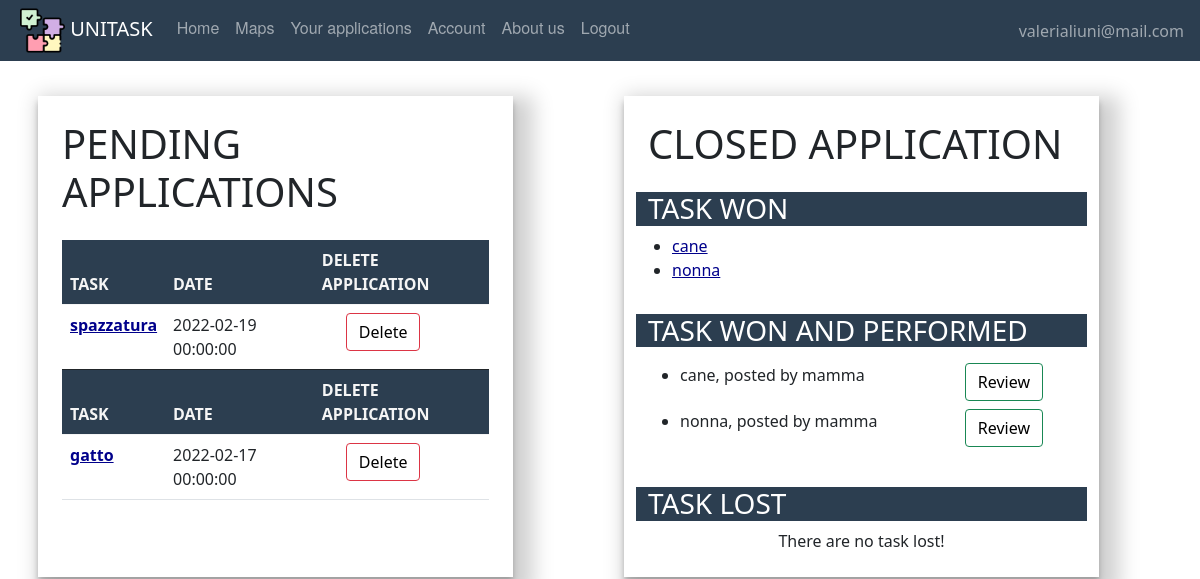
Screenshot of /listapplications (signed in) with the database file from the repository.
### website/models.py (models this page shows, shortened)
class User(db.Model, UserMixin):
    id = db.Column(db.Integer, primary_key=True)
    email = db.Column(db.String(150), unique=True)
    password = db.Column(db.String(150))
    first_name = db.Column(db.String(150))
    surname = db.Column(db.String(150))
    type = db.Column(db.String(20))
    reviewsposted = db.relationship('Review', foreign_keys='Review.id_reviewer',
                                    backref='author')
    reviewsreceived = db.relationship('Review', foreign_keys='Review.id_reviewed',
                                      backref='received')
    __mapper_args__ = {
        'polymorphic_on': type,
        'polymorphic_identity': 'user',
    }

class Offer(db.Model, UserMixin):
    id = db.Column(db.Integer, primary_key=True)
    title = db.Column(db.String(150))
    description = db.Column(db.String(150))
    address = db.Column(db.String(150))
    placeId = db.Column(db.String(150))
    lat = db.Column(db.Float)
    lng = db.Column(db.Float)
    date = db.Column(db.DateTime(timezone=True), default=func.now())
    isAss = db.Column(db.Boolean, default=False)
    date_task = db.Column(db.DateTime(timezone=True))
    id_adult = db.Column(db.Integer, db.ForeignKey('adult.id'))
    scelta = db.Column(db.Integer, db.ForeignKey('student.id'))
    isPerf = db.Column(db.Boolean, default=False)
    rece = db.relationship('Review', backref='recensione')
    isClosed = db.Column(db.Boolean, default=False)

### website/views.py (the view)
@views.route('/listapplications', methods=['GET', 'POST'])
@login_required  # every time we go to the home page
def listapplications():
    return render_template("Student/listapplication.html", user=current_user)

### website/__init__.py (called while the page is built)
def create_app():
    app = Flask(__name__)
    app.config['SECRET_KEY'] = 'atrebunfigoassurdo'
    app.config['SQLALCHEMY_DATABASE_URI'] = 'sqlite:///'+ DB_NAME
    db.init_app(app)
    from .views import views  # We imported the name of the blueprint
    from .auth import auth
    app.register_blueprint(views, url_prefix="/")  # Stiamo dicendo come sono definite le pagine e dove sono
    app.register_blueprint(auth, url_prefix="/")
    from .models import User, Offer, Adult, Student
    create_database(app)
    login_manager = LoginManager()
    login_manager.login_view = 'auth.login'  # dove vogliamo mandare l'user se non loggato
    login_manager.init_app(app)
    @login_manager.user_loader
    def load_user(id):
        return User.query.get(int(id))
    return app

### website/models.py (called while the page is built)
    def taskwon(self):
        ltaskwon = []
        for off in self.applications:
            if off.scelta == self.id:
                ltaskwon.append(off)
        return ltaskwon

    def taskwonandperform(self):
        t = []
        for off in self.applications:
            if off.scelta == self.id and off.isPerf:
                t.append(off)
        return t

    def tasklost(self):
        t = []
        for off in self.applications:
            if off.scelta != self.id and off.scelta:
                t.append(off)
        return t

    def getapplications(self):
        t=self.applications
        return t

### website/templates/Student/listapplication.html (shortened to what this page needs)
{% extends "base.html" %}
{% block content%}
    <br />
    <div class="container">
        <div class="row">
            <div class="col-5 p-4 m-2 col-page">
                <h1 align="left" class="mb-4">PENDING APPLICATIONS</h1>
                <table class="table table-hover">
                        {%set  l = user.getapplications() %}
                        {% if l %}
                            {% for offer in l %}
                            {% if offer.isAss==False %}
                                <thead class="thead-dark" style="color:whitesmoke; background:#2c3e50">
                                    <tr>
                                        <th scope="col">TASK</th>
                                        <th scope="col">DATE</th>
                                        <th scope="col">DELETE APPLICATION</th>
                                    </tr>
                                </thead>
                                <tbody>
                                    <tr>
                                        <th scope="row"><a style="color:darkblue" href={{ url_for('views.task', task_id=offer.id) }} >{{ offer.title }}</a></th>
                                        <td>{{ offer.date_task }}</td>
                                        <td><button type="button"  class="btn btn-outline-danger mx-4"><a class="delete-button" href={{ url_for('views.deleteapplication', task_id=offer.id) }} > Delete</a></button></td>
                                    </tr>
                                </tbody>
                            {% endif %}
                        {% endfor %}
                        {% else %}
                            No task pending
                        {% endif %}
                </table>
            </div>
        <div class="col-1"></div>
            <div class="col-5 p-4 m-2 col-page">
                <h1 align="left" class="mb-4">CLOSED APPLICATION</h1>
                <div class="row">
                    <h3 align="left" style="color: white; background: #2c3e50">TASK WON</h3>
                    {%set  l = user.taskwon() %}
                    {% if l %}
                        <ul class="mx-4">
                        {% for offer in l %}
                        <li>
                            <a style="color:darkblue" href= {{ url_for('views.task', task_id=offer.id) }}>{{ offer.title }}</a>
                      </li>
                        {% endfor %}
                         </ul>
                    {% else %}
                        <div align="center">
                            We are sorry! You have no task won.
                        </div>
                    {% endif %}
                </div>
                <div class="row">
                    <h3 class="mt-3" align="left" style="color: white; background: #2c3e50">TASK WON AND PERFORMED</h3>
                    {%set  l = user.taskwonandperform() %}
                    {% if l %}
                    <ul>
                        {% for offer in l %}
                            <div class="m-2" style="display: flex; justify-content: space-between">
                            <li class="mx-4">
                                {{ offer.title }}, posted by {{offer.poster.first_name}} </li>
                            {% if not offer.isClosed %}
                                <button style="" type="button" class="btn btn-outline-success mx-4"> <a class="review-button" shref={{ url_for('views.writereview', task_id=offer.id) }} > Review </a></button>
                                </div>
                            {% endif %}
                        {% endfor %}
                        </ul>
                    {% else %}
                        <div align="center">
                            We are sorry! You have no task won.
                        </div>
                    {% endif %}
                </div>
                <div class="row">
                    <h3 class="mt-3" align="left" style="color: white; background: #2c3e50">TASK LOST</h3>
                    {%set  l = user.tasklost() %}
                    {% if l %}
                        <ul class="mx-4" style="list-style: none">
                        {% for offer in l %}
                            <li  align="center">
                            {{ offer.title }}</li>
                        {% endfor %}
                        </ul>
                    {% else %}
                        <div align="center">
                            There are no task lost!
                        </div>
                    {% endif %}
                </div>
            </div>
    </div>
    </div>
<br/><br/>
    <br/><br/><br/><br/>
{% endblock %}

### website/templates/base.html (shortened to what this page needs)
<!DOCTYPE html>
<html lang="">
  <head>
      <link href="/static/css/style.css" rel="stylesheet">
      <link href="https://cdn.jsdelivr.net/npm/bootstrap@5.0.2/dist/css/bootstrap.min.css" rel="stylesheet">
  </head>
  <body>
  <nav class="navbar fixed-top navbar-expand-lg navbar-dark">
    <ul class="navbar-nav mr-auto">
    <li>
    <a style="padding-left:1em;" class="navbar-brand" href="#">
        <img src="/static/images/pic/puzzle.png" width="45" height="45"/>
        UNITASK
    </a></li>
            {% if user.is_authenticated %}
                {% if user.type=='adult' %}
                    <li class="nav-item"><a class="nav-link" id="home" href="/">Home</a></li>
                    <li class="nav-item"><a class="nav-link" id="posttask" href="/posttask">Post a Task</a></li>
                    <li class="nav-item"><a class="nav-link" id="offer" href="/taskpending">Task Pending</a></li>
                    <li class="nav-item"><a class="nav-link" id="account" href="/account">Account</a></li>
                    <li class="nav-item"><a class="nav-link" id="aboutus" href="/about_us">About us</a></li>
                    <li class="nav-item"><a class="nav-link" id="logout" href="/logout">Logout</a></li>
                    {% elif user.type=='student' %}
                    <li class="nav-item"><a class="nav-link" id="offer" href="/offer">Home</a></li>
                    <li class="nav-item"><a class="nav-link" id="maps" href="/maps">Maps</a>
                    <li class="nav-item"><a class="nav-link" id="applications" href="/listapplications">Your applications</a></li>
                    <li class="nav-item"><a class="nav-link" id="account" href="/account">Account</a></li>
                    <li class="nav-item"><a class="nav-link" id="aboutus" href="/about_us">About us</a></li>
                    <li class="nav-item"><a class="nav-link" id="logout" href="/logout">Logout</a></li>
                    {% endif %}
                </ul>
                <ul class="navbar-nav ms-auto">
                <li class="nav-item">
                    <span style="padding-right:1em;" class="navbar-text d-flex justify-content-end">
                     {{ user.email}}
                       </span>
                </li>
                </ul>
                    {% else %}
                <li class="nav-item"><a class="nav-link" id="sign_up" href="/sign_up">Signup</a></li>
                <li class="nav-item"><a class="nav-link" id="login" href="/login">Login</a>
                <li class="nav-item"> <a class="nav-link" id="aboutus" href="/about_us">About us</a></li>
            {% endif %}
</nav>
    {% block content %}
    {% endblock %}
  </body>
</html>

### website/static/css/style.css (style rules this page uses)
body { padding-top:4em; }
.navbar { list-style-type: none; margin: 0; padding: 0; overflow: hidden; background-color: #2c3e50; }
.nav-link { display: block; color: white; text-align: center; padding: 14px 16px; text-decoration: none; font-family: "Helvetica Neue", Helvetica, Arial, sans-serif; }
.delete-button { color:black; text-decoration: none; }
.review-button { color:black; text-decoration: none; }
.col-page { box-shadow: rgba(0, 0, 0, 0.19) 10px 10px 20px 10px, rgba(0, 0, 0, 0.23) 0px 6px 6px; }

### rows the page displays
User: email "valerialiuni@mail.com"
Offer: title "spazzatura", date_task "2022-02-19 00:00:00"
Offer: title "gatto", date_task "2022-02-17 00:00:00"
Offer: title "cane", poster.first_name "mamma"
Offer: title "nonna", poster.first_name "mamma"
